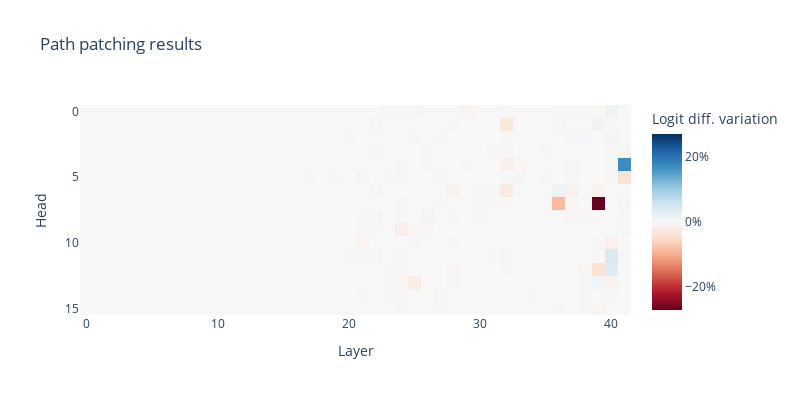

The cell this chart's notebook holds for it:
### Markdown cell above
The demo above runs on 12 test cases, which is good for preliminary exploration but may be noisy. We repeat the experiments with 100 test cases by running `gemma_2_9b_offline.py`. Below we load and visualize the results, which also corresponds to Figure 2(a) in the figure.

### Code cell
filename = "./results/gemma_2_9b/resid_post_41.pt"
results_resid_post_41 = t.load(filename)
visualize_heatmap(results_resid_post_41)

### Figure 1 — Plotly figure (JSON) as saved in the notebook; plotly's stock layout.template omitted (floating-point values rounded to 4 significant figures; data arrays with more than 128 entries replaced by an {"elided": "..."} marker saying what was removed)
{"data": [{"coloraxis": "coloraxis", "hovertemplate": "Layer: %{x}<br>Head: %{y}<br>Logit diff. variation: %{z}<extra></extra>", "name": "0", "type": "heatmap", "xaxis": "x", "yaxis": "y", "z": {"elided": "16x42 float values"}}], "layout": {"coloraxis": {"cmid": 0, "colorbar": {"ticksuffix": "%", "title": {"text": "Logit diff. variation"}}, "colorscale": [[0, "rgb(103,0,31)"], [0.1, "rgb(178,24,43)"], [0.2, "rgb(214,96,77)"], [0.3, "rgb(244,165,130)"], [0.4, "rgb(253,219,199)"], [0.5, "rgb(247,247,247)"], [0.6, "rgb(209,229,240)"], [0.7, "rgb(146,197,222)"], [0.8, "rgb(67,147,195)"], [0.9, "rgb(33,102,172)"], [1, "rgb(5,48,97)"]]}, "height": 400, "title": {"text": "Path patching results "}, "width": 800, "xaxis": {"anchor": "y", "constrain": "domain", "domain": [0, 1], "scaleanchor": "y", "title": {"text": "Layer"}}, "yaxis": {"anchor": "x", "autorange": "reversed", "constrain": "domain", "domain": [0, 1], "title": {"text": "Head"}}}}
